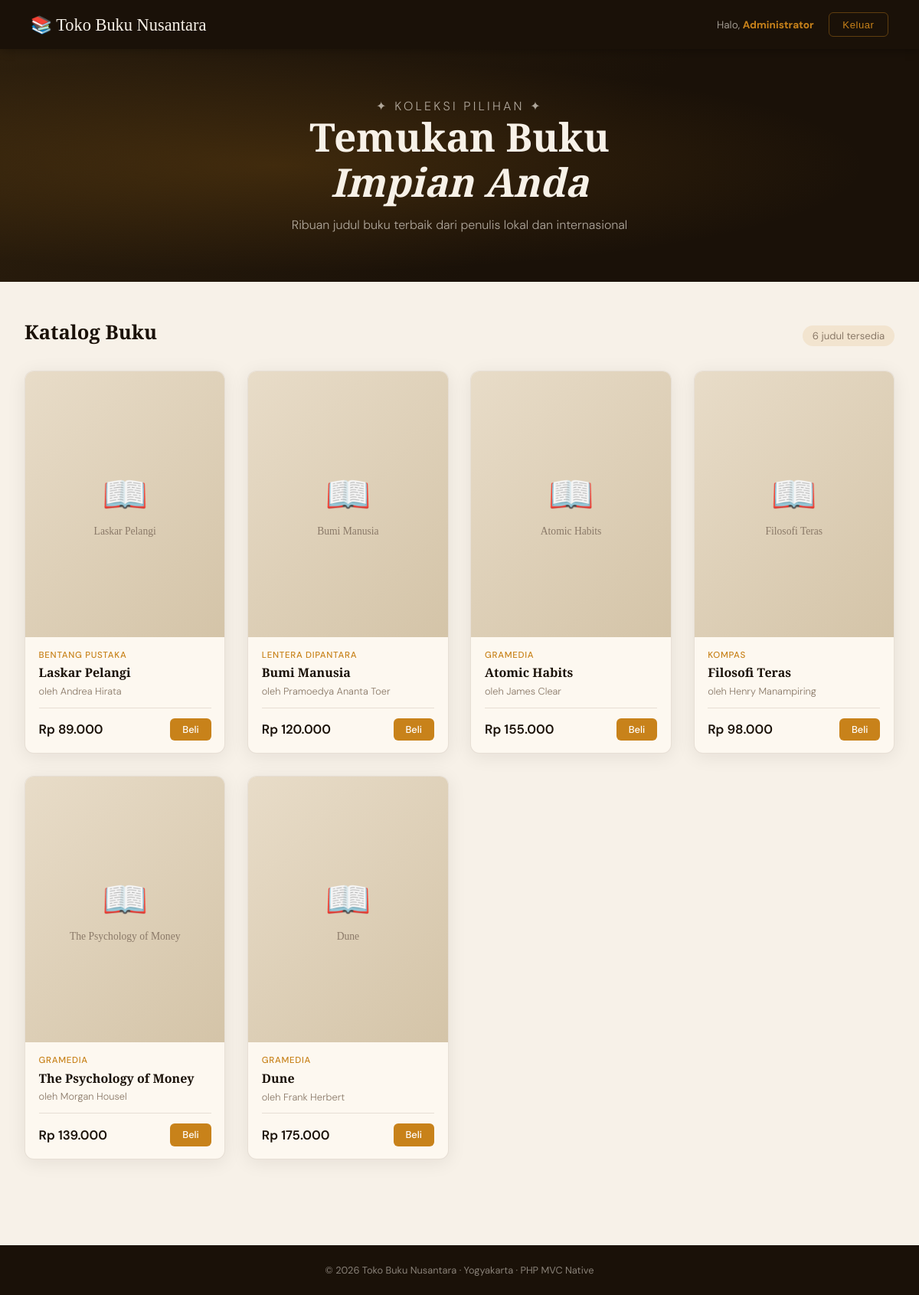
The page / (signed in) on the database its author committed.
### tables this page shows
CREATE TABLE IF NOT EXISTS buku (
    id         INT AUTO_INCREMENT PRIMARY KEY,
    judul      VARCHAR(200)   NOT NULL,
    penulis    VARCHAR(150)   NOT NULL,
    penerbit   VARCHAR(150)   NOT NULL,
    harga      DECIMAL(12, 2) NOT NULL,
    stok       INT            NOT NULL DEFAULT 0,
    cover_url  VARCHAR(500)   NULL,         
    deskripsi  TEXT           NULL,
    created_at TIMESTAMP DEFAULT CURRENT_TIMESTAMP,
    updated_at TIMESTAMP DEFAULT CURRENT_TIMESTAMP ON UPDATE CURRENT_TIMESTAMP
);

### controllers/UserController.php (called while the page is built, shortened)
<?php
require_once __DIR__ . '/../models/Buku.php';
class UserController {
    private Buku $bukuModel;
    public function __construct() {
        $this->bukuModel = new Buku();
    }
    public function handle(): void {
        $daftar_buku = $this->bukuModel->readAll();
        require_once __DIR__ . '/../views/user_toko.php';
    }
}

### index.php (called while the page is built, shortened)
<?php
require_once __DIR__ . '/controllers/UserController.php';
$controller = new UserController();
$controller->handle();

### models/Buku.php (called while the page is built, shortened)
<?php
require_once __DIR__ . '/../config/Database.php';
class Buku {
    private PDO $db;
    private string $table = 'buku';
    public function __construct() {
        $database = new Database();
        $this->db = $database->getConnection();
    }
    public function readAll(): array {
        $stmt = $this->db->query(
            "SELECT * FROM {$this->table} ORDER BY created_at DESC"
        );
        return $stmt->fetchAll();
    }
}

### config/Database.php (called while the page is built)
<?php
class Database {
    private $host     = 'localhost';
    private $db_name  = 'ojokerro_lautanlembardb';
    private $username = 'ojokerro_lautanlembar';
    private $password = 'PeyikNida123';
    private $charset  = 'utf8mb4';
    private $pdo = null;
    public function getConnection(): PDO {
        if ($this->pdo === null) {
            $dsn = "mysql:host={$this->host};dbname={$this->db_name};charset={$this->charset}";
            $options = [
                PDO::ATTR_ERRMODE            => PDO::ERRMODE_EXCEPTION,
                PDO::ATTR_DEFAULT_FETCH_MODE => PDO::FETCH_ASSOC,
                PDO::ATTR_EMULATE_PREPARES   => false,
            ];
            try {
                $this->pdo = new PDO($dsn, $this->username, $this->password, $options);
            } catch (PDOException $e) {
                die("Koneksi Database Gagal: " . $e->getMessage());
            }
        }
        return $this->pdo;
    }
}

### views/user_toko.php (the view, shortened to what this page needs)
<!DOCTYPE html>
<html lang="id">
<head>
</head>
<body>
    <nav>
        <a href="index.php" class="nav-brand">📚 Toko Buku Nusantara</a>
        <div class="nav-user">
            <span class="nav-greeting">Halo, <strong><?= htmlspecialchars($_SESSION['nama']) ?></strong></span>
            <form method="POST" action="logout.php" style="display:inline">
                <button type="submit" class="btn-logout">Keluar</button>
            </form>
        </div>
    </nav>
    <div class="hero">
        <div class="hero-content">
            <p class="hero-subtitle">✦ Koleksi Pilihan ✦</p>
            <h1>Temukan Buku<br><em>Impian Anda</em></h1>
            <p>Ribuan judul buku terbaik dari penulis lokal dan internasional</p>
        </div>
    </div>
    <main>
        <div class="section-header">
            <h2>Katalog Buku</h2>
            <span class="book-count"><?= count($daftar_buku) ?> judul tersedia</span>
        </div>
        <?php if (empty($daftar_buku)): ?>
            <div class="empty-state">
                <span>📦</span>
                <p>Belum ada buku dalam katalog. Silakan hubungi admin.</p>
            </div>
        <?php else: ?>
            <div class="buku-grid">
                <?php foreach ($daftar_buku as $buku): ?>
                    <div class="buku-card">
                        <div class="buku-cover">
                        </div>
                        <div class="buku-info">
                            <p class="buku-penerbit"><?= htmlspecialchars($buku['penerbit']) ?></p>
                            <h3 class="buku-judul"><?= htmlspecialchars($buku['judul']) ?></h3>
                            <p class="buku-penulis">oleh <?= htmlspecialchars($buku['penulis']) ?></p>
                            <div class="buku-footer">
                                <span class="buku-harga">
                                    Rp <?= number_format($buku['harga'], 0, ',', '.') ?>
                                </span>
                                <button
                                    class="btn-beli"
                                    <?= $buku['stok'] <= 0 ? 'disabled' : '' ?>
                                    onclick="alert('Fitur pembelian segera hadir! 🛒')"
                                >
                                    <?= $buku['stok'] > 0 ? 'Beli' : 'Habis' ?>
                                </button>
                            </div>
                        </div>
                    </div>
                <?php endforeach; ?>
            </div>
        <?php endif; ?>
    </main>
    <footer>
        <p>© <?= date('Y') ?> Toko Buku Nusantara · Yogyakarta · PHP MVC Native</p>
    </footer>
</body>
</html>

### views/user_toko.php (style rules this page uses)
*, *::before, *::after { box-sizing: border-box; margin: 0; padding: 0; }
:root { --ink: #1a1108; --cream: #f7f1e8; --amber: #c8821a; --amber-lt: rgba(200,130,26,0.12); --paper: #fdf8f0; --warm-gray: #8a7968; --border: rgba(138,121,104,0.2); --shadow: 0 4px 24px rgba(26,17,8,0.08); }
body { background: var(--cream); font-family: 'DM Sans', sans-serif; color: var(--ink); min-height: 100vh; }
nav { background: var(--ink); padding: 0 2.5rem; display: flex; justify-content: space-between; align-items: center; height: 64px; position: sticky; top: 0; z-index: 100; box-shadow: 0 2px 12px rgba(0,0,0,0.3); }
.nav-brand { font-family: 'Playfair Display', serif; font-size: 1.4rem; color: var(--cream); text-decoration: none; display: flex; align-items: center; gap: 0.6rem; }
.nav-user { display: flex; align-items: center; gap: 1.2rem; }
.nav-greeting { font-size: 0.85rem; color: rgba(247,241,232,0.6); }
.nav-greeting strong { color: var(--amber); }
.btn-logout { padding: 0.45rem 1.1rem; border: 1px solid rgba(200,130,26,0.4); border-radius: 6px; color: var(--amber); text-decoration: none; font-size: 0.82rem; font-weight: 500; letter-spacing: 0.04em; transition: all 0.2s; background: transparent; cursor: pointer; }
.hero { background: linear-gradient(135deg, #2d1f0d 0%, var(--ink) 60%); padding: 4rem 2.5rem; text-align: center; position: relative; overflow: hidden; }
.hero::before { content: ''; position: absolute; inset: 0; background: radial-gradient(ellipse at 30% 50%, rgba(200,130,26,0.18) 0%, transparent 65%); }
.hero-content { position: relative; }
.hero-subtitle { font-size: 0.8rem; letter-spacing: 0.2em; text-transform: uppercase; color: var(--amber); font-weight: 500; margin-bottom: 0.8rem; }
.hero h1 { font-family: 'Playfair Display', serif; font-size: clamp(2rem, 5vw, 3.2rem); color: var(--cream); line-height: 1.15; margin-bottom: 1rem; }
.hero p { color: rgba(247,241,232,0.65); font-size: 1rem; max-width: 500px; margin: 0 auto; font-weight: 300; }
main { max-width: 1200px; margin: 0 auto; padding: 3rem 2rem; }
.section-header { display: flex; align-items: baseline; justify-content: space-between; margin-bottom: 2rem; }
.section-header h2 { font-family: 'Playfair Display', serif; font-size: 1.6rem; color: var(--ink); }
.book-count { font-size: 0.82rem; color: var(--warm-gray); background: var(--amber-lt); padding: 0.3rem 0.8rem; border-radius: 20px; }
.buku-grid { display: grid; grid-template-columns: repeat(auto-fill, minmax(220px, 1fr)); gap: 1.8rem; }
.buku-card { background: var(--paper); border-radius: 12px; overflow: hidden; box-shadow: var(--shadow); border: 1px solid var(--border); transition: transform 0.25s ease, box-shadow 0.25s ease; display: flex; flex-direction: column; }
.buku-cover { aspect-ratio: 3/4; overflow: hidden; background: linear-gradient(135deg, #e8dcc8, #d4c4a8); position: relative; }
.buku-info { padding: 1rem 1.1rem; flex: 1; display: flex; flex-direction: column; }
.buku-penerbit { font-size: 0.72rem; color: var(--amber); letter-spacing: 0.06em; text-transform: uppercase; font-weight: 500; margin-bottom: 0.35rem; }
.buku-judul { font-family: 'Playfair Display', serif; font-size: 1rem; color: var(--ink); line-height: 1.3; margin-bottom: 0.3rem; display: -webkit-box; -webkit-line-clamp: 2; -webkit-box-orient: vertical; overflow: hidden; }
.buku-penulis { font-size: 0.8rem; color: var(--warm-gray); margin-bottom: 0.8rem; font-weight: 300; }
.buku-footer { margin-top: auto; display: flex; align-items: center; justify-content: space-between; padding-top: 0.8rem; border-top: 1px solid var(--border); }
.buku-harga { font-size: 1.05rem; font-weight: 600; color: var(--ink); }
.btn-beli { padding: 0.4rem 1rem; background: var(--amber); color: white; border: none; border-radius: 6px; font-family: 'DM Sans', sans-serif; font-size: 0.8rem; font-weight: 500; cursor: pointer; transition: background 0.2s; }
footer { background: var(--ink); color: rgba(247,241,232,0.5); text-align: center; padding: 1.5rem; font-size: 0.8rem; margin-top: 4rem; }

### rows shown on the page
buku: penerbit "BENTANG PUSTAKA", judul "Laskar Pelangi", penulis "Andrea Hirata", harga "89.000", stok "Beli"
buku: penerbit "LENTERA DIPANTARA", judul "Bumi Manusia", penulis "Pramoedya Ananta Toer", harga "120.000", stok "Beli"
buku: penerbit "GRAMEDIA", judul "Atomic Habits", penulis "James Clear", harga "155.000", stok "Beli"
buku: penerbit "KOMPAS", judul "Filosofi Teras", penulis "Henry Manampiring", harga "98.000", stok "Beli"
buku: penerbit "GRAMEDIA", judul "The Psychology of Money", penulis "Morgan Housel", harga "139.000", stok "Beli"
buku: penerbit "GRAMEDIA", judul "Dune", penulis "Frank Herbert", harga "175.000", stok "Beli"

### other values the page prints
$_SESSION['nama'] "Administrator"
count($daftar_buku) "6"
